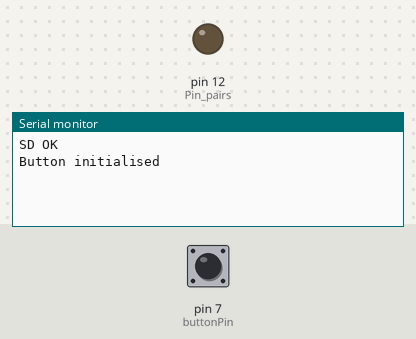
The sketch below on a simulated Arduino Uno, built for the host (arithmetic inside an expression is 32-bit, double 64-bit). On the bench: output pins drawn as LEDs (lit = HIGH), the last lines printed to the serial monitor. The inputs (shaded band) are chosen by the test bench; at power-on: pin 7 (buttonPin) HIGH. Storage starts empty.

Above: at 1.2 s.
1.3 s: pin 7 (buttonPin) pulled LOW for 0.15 s
At 1.9 s:
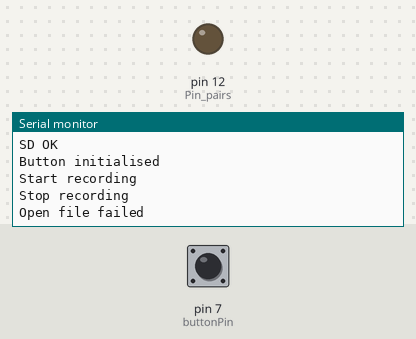
At 2.6 s:
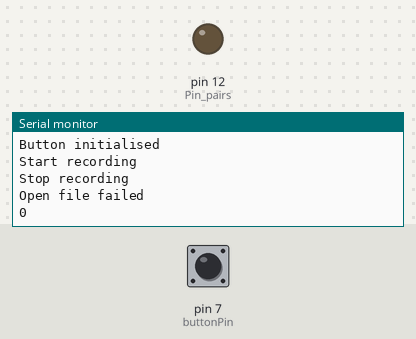

Measured:
- after the input at 1.3 s, the serial monitor: prints a new line at once (image 1)

The sketch:

arduino.ino
```cpp
/*
This sketch demonstrates recording of standard WAV files that can be played on any device that supports WAVs. The recording
uses a single ended input from any of the analog input pins. Uses AVCC (5V) reference currently.

Requirements:
Class 4 or 6 SD Card
Audio Input Device (Microphone, etc)
Arduino Uno,Nano, Mega, etc.

Steps:
1. Edit pcmConfig.h
    a: On Uno or non-mega boards, #define buffSize 128. May need to increase.
    b: Uncomment #define ENABLE_RECORDING and #define BLOCK_COUNT 10000UL

2. Usage is as below. See https://github.com/TMRh20/TMRpcm/wiki/Advanced-Features#wiki-recording-audio for
   additional informaiton.

Notes: Recording will not work in Multi Mode.
Performance is very dependant on SD write speed, and memory used.
Better performance may be seen using the SdFat library. See included example for usage.
Running the Arduino from a battery or filtered power supply will reduce noise.
*/
#include <stdio.h>
#include <string.h>

#include <SdFat.h>
#include <SPI.h>
#include <TMRpcm.h>

//Uncomment this, the include above and in pcmConfig.h if using SdFat library
SdFat SD;
SdFile file;

#define SD_ChipSelectPin 10  //example uses hardware SS pin 53 on Mega2560
//#define SD_ChipSelectPin 4  //using digital pin 4 on arduino nano 328, can use other pins

TMRpcm audio;   // create an object for use in this sketch

int buttonPin = 7;
bool isRecording = false;

int fileNumber = 1;
char currentFilename[17];

void setup() {

  audio.speakerPin = 11; //5,6,11 or 46 on Mega, 9 on Uno, Nano, etc
  pinMode(12,OUTPUT);  //Pin pairs: 9,10 Mega: 5-2,6-7,11-12,46-45

  Serial.begin(115200);

  if (!SD.begin(SD_ChipSelectPin)) {
    Serial.println("SD NOT OK");
    return;
  }else{
    Serial.println("SD OK");
  }
  // The audio library needs to know which CS pin to use for recording
  audio.CSPin = SD_ChipSelectPin;

  pinMode (buttonPin, INPUT);

  int value=digitalRead(buttonPin);//0 == press
  //wait for btn initialisation
  while(value != 1){
    value=digitalRead(buttonPin);
  }
  Serial.println("Button initialised");
}


void loop() {
   /* if(Serial.available()){                          //Send commands over serial to play
      switch(Serial.read()){
        case 'r': audio.startRecording("test.wav",16000,A0); Serial.println("Start Recording"); break;    //Record at 16khz sample rate on pin A0
        case 'R': audio.startRecording("test.wav",16000,A0,1); break;  //Record, but with passthrough to speaker.
        case 't': audio.startRecording("test.wav",16000,A0,2); break;  //Do not record. Output direct to speaker
        							       //Note: If samples are dropped before writing, it
        							       //      will not be heard in passthrough mode
        case 's': audio.stopRecording("test.wav"); Serial.println("Stop Recording"); break;              //Stop recording
        case 'p': audio.play("test.wav"); break;                       //Play the recording
        case '=': audio.volume(1); break;                              //Increase volume by 1. Does not affect recording
        case '-': audio.volume(0); break;                              //Decrease volume by 1. Does not affect recording
        case 'S': audio.stopPlayback(); break;                         //Stop all playback
        default: Serial.println("Wrong character"); break;
      }
    } else {
      Serial.println("Not available");
    }*/

    int value=digitalRead(buttonPin);//0 == press

    if(value==0){
      if(!isRecording){
        Serial.println("Start recording");
        //digitalWrite(YELLOW,HIGH);
        sprintf(currentFilename,"recording_%d.wav",fileNumber);
        audio.startRecording(currentFilename,16000,A0);
        isRecording = true;
        fileNumber++;
      }
    } else {
      if(isRecording){
        Serial.println("Stop recording");
        audio.stopRecording(currentFilename);
        isRecording = false;

        //Send data over Serial
        if (!file.open(currentFilename, O_READ)) {
          Serial.println("Open file failed");
        }
        int data;
        uint32_t fileSize = file.fileSize();
        //get fileSize number of digits
        int n = fileSize;
        int digits = 0;
        while(n>0){
            digits++;
            n = n/10;
        }
        char fileSizeString[digits];
        sprintf(fileSizeString,"%u",fileSize);

        //give pinecone time
        delay(500);

        //send data start command
        Serial.write('\r');
        Serial.write('\r');
        Serial.write('\r');
        Serial.write('\r');

        //send size of file in bytes as character sequence
        for(int i=0;i<strlen(fileSizeString);i++){
          Serial.write(fileSizeString[i]);
        }

        //end of fileSize, start of data
        Serial.write('\r');

        delay(300);

        //send file
        while ((data = file.read()) >= 0) Serial.write(data);
        file.close();
      }
    }
}
```
